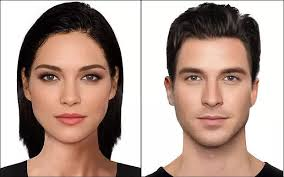
#> input picture codes/images.jpg, 284 x 177 px
$ python face_detection.py
#> lines starting #> are read from the running program, lines starting #| are printed output that depends on the picture; after the words box and inside, x2 and y2 are one past the last pixel; in counts of white or black regions, pixels touching at a corner belong together
import cv2
from tkinter import filedialog
from tkinter import *


# Load the cascade
face_cascade = cv2.CascadeClassifier('haarcascade_frontalface_default.xml')

# created an instance of tkinter
root = Tk()
# deleting the default window provided by tkinter
root.withdraw()
filepath = filedialog.askopenfilename(title="select image")
#> the answer given: images.jpg
# Read the input image
img = cv2.imread(filepath)
#> img is the input picture: shape (177, 284, 3); mean B, G, R 147.8, 157.7, 180.5

# Convert into grayscale
gray = cv2.cvtColor(img, cv2.COLOR_BGR2GRAY)
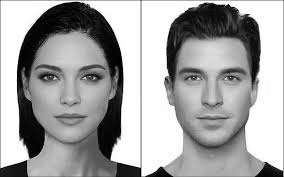
#> gray: shape (177, 284); min 0, max 255, mean 163.4


# Detect faces
faces = face_cascade.detectMultiScale(gray, 1.1, 4)
#> faces = [[22, 40, 97, 97], [164, 41, 96, 96]]

# uniquely name each detected faces using count variable
count = 0

# Draw rectangle around the faces
for (x, y, w, h) in faces:
    face = img[y:y+h, x:x+w] #slice the face from the image
    cv2.imwrite(str(count)+'.jpg', face) #save the image
    count+=1
    cv2.rectangle(img, (x, y), (x + w, y + h), (0, 0, 0), 2)
#> this loop made 2 passes
#> (x, y, w, h, count) on passes 1 to 2: (22, 40, 97, 97, 1), (164, 41, 96, 96, 2)
#> pass 1, `face = img[y:y+h, x:x+w]`:
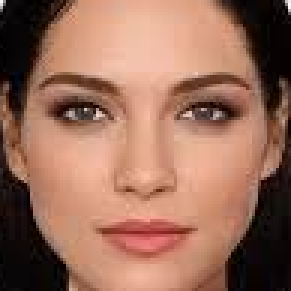
#> face: shape (97, 97, 3) (shown 3 times larger); mean B, G, R 90.3, 108.8, 153.2
#> pass 2, `face = img[y:y+h, x:x+w]`:
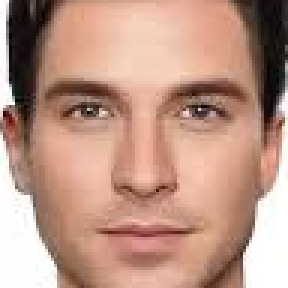
#> face: shape (96, 96, 3) (shown 3 times larger); mean B, G, R 133.2, 149.8, 188.5
#> after the loop:
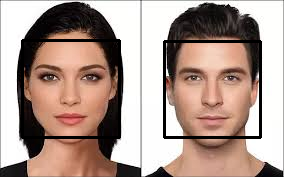
#> img: shape (177, 284, 3); 4.59% of pixels changed, all inside (x1, y1, x2, y2) = (21, 39, 262, 139)
#> after the loop, count = 2

# Display the output
cv2.imshow('image', img)
cv2.waitKey()
